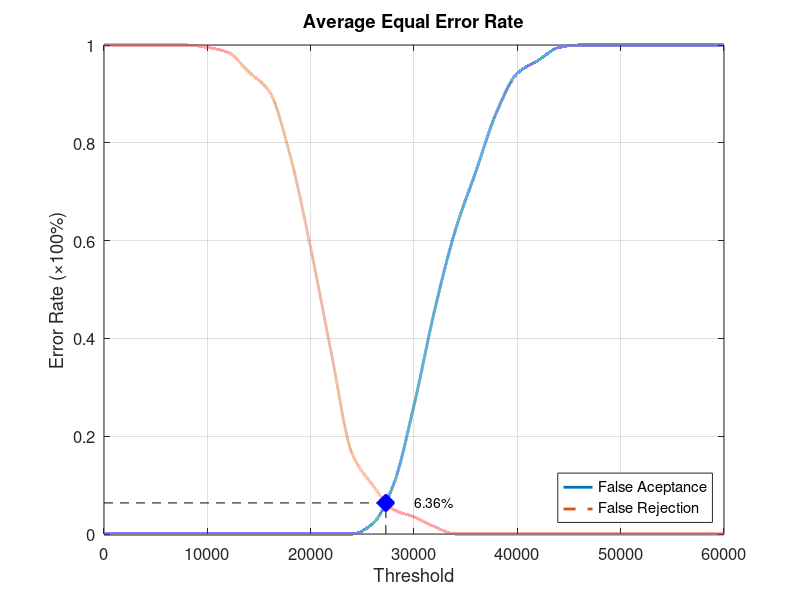
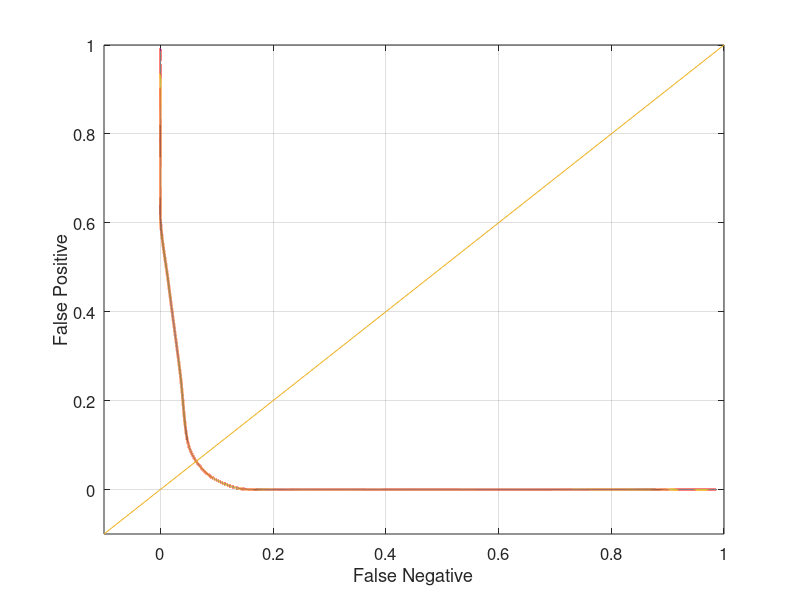

The MATLAB source for these figures, in order:
function yEER = Database1_4
close all;
clear;
clc;
x = 0:2000:60000;
xq = 0:0.5:60000;

y0 = [0 0 0 0 0 0 0 0 0 0 0 0 0 0.0210526 0.1 0.263158 0.457895 0.621053 0.742105 0.863158 0.942105 0.968421 0.994737 1 1 1 1 1 1 1 1];
yy0 = interp1(x, y0, xq, 'pchip');
y1 = [1 1 1 1 1 0.995 0.985 0.945 0.905 0.775 0.585 0.37 0.165 0.1 0.05 0.035 0.015 0 0 0 0 0 0 0 0 0 0 0 0 0 0];
yy1 = interp1(x, y1, xq, 'pchip');

% Calculating EER: 
y2 = abs(y0 - y1);
find(y2 == min(y2))
yy2 = abs(yy0 - yy1);
xEER = find(yy2 == min(yy2));
xEERIndex = xq(xEER) % X-axis EER
yEER = yy0(xEER) % Y-axis EER

main = figure
plot(xq, yy0,'-','LineWidth', 2);	hold on
plot(xq, yy1,'--','LineWidth', 2);	hold on
plot([xEERIndex xEERIndex], [0 yEER], 'k--');	hold on
plot([0 xEERIndex], [yEER yEER], 'k--');	hold on
plot(xEERIndex, yEER, 'bx', 'LineWidth', 10);	hold on
text(xEERIndex + 10 * xEERIndex / 100, yEER, [num2str(round((10000 * yEER)) / 100) '%'])
legend('False Aceptance', 'False Rejection', 'Location', 'SouthEast')
xlabel('Threshold')
ylabel('Error Rate (\times100%)')
title('Average Equal Error Rate')
set(gca, 'FontSize', 12)
axis([0 60000 0 1])
grid on

print(main, 'Database1_4Main', '-dpng');
FNRxFPR = figure('Color', [1 1 1]);
plot(yy1, yy0, '-', yy1, yy0, 'LineWidth', 2);
hold on
y = -0.1:0.1:1
plot(y, y); 
set(gca, 'FontSize', 12)
xlabel('False Negative')
ylabel('False Positive')
axis([-0.1 1 -0.1 1])
set(gca, 'FontSize', 12)
grid on

print(FNRxFPR, 'Database1_4FNRxFPR','-dpng');
end
